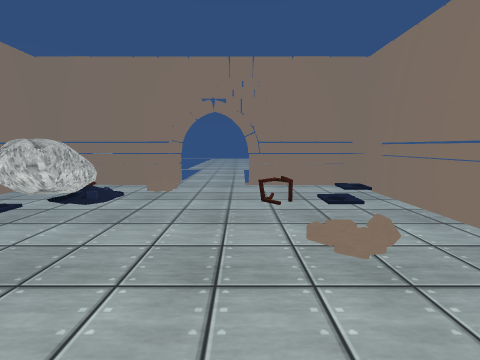
[1] (above)

15 first-person views from a walk through a Unity game level. The camera is 1.4 m above the floor, tilts 8° down and sees 90° across. The floor is counted in squares, 0.5 m on a side. Each view is taken from the middle of a square. On the plan, view 1 faces up. The plan holds only what a view shows up to about 18 squares ahead; the rest is blank. The place goes on beyond the plan. The player character is not drawn. Some animated figures are left out. Some surface patterns are stand-ins.

[2]
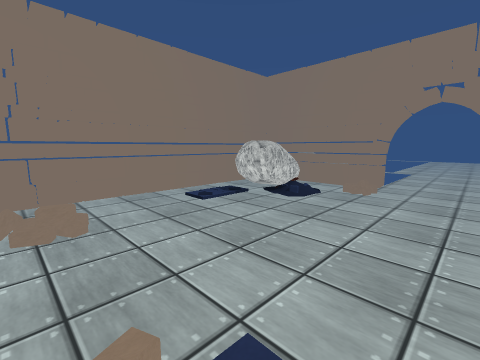

[3]
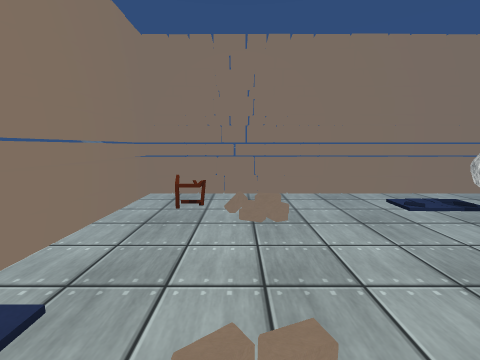

[4]
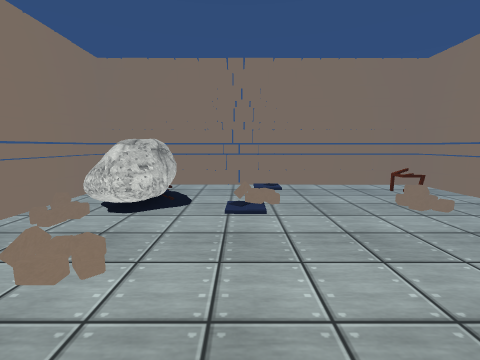

[5]
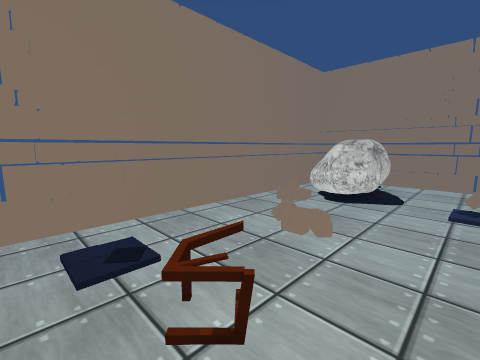

[6]
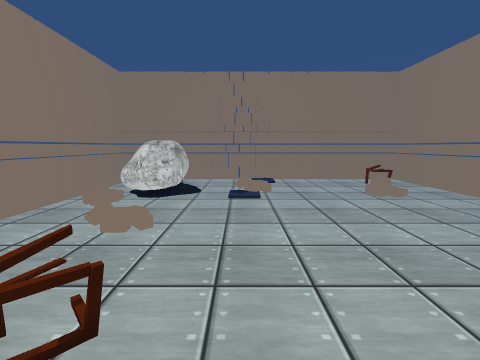

[7]
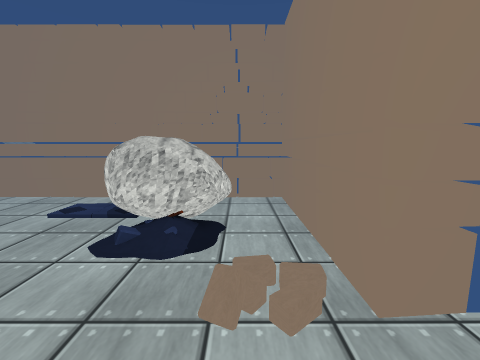

[8]
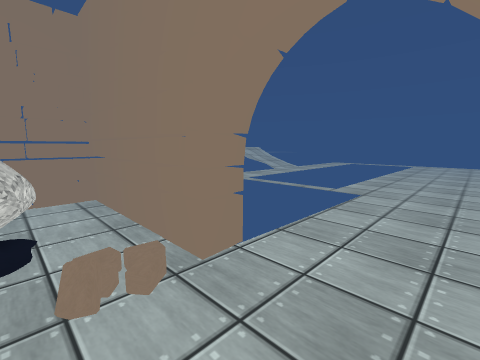

[9]
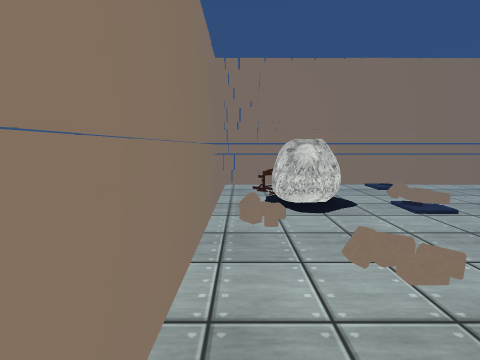

[10]
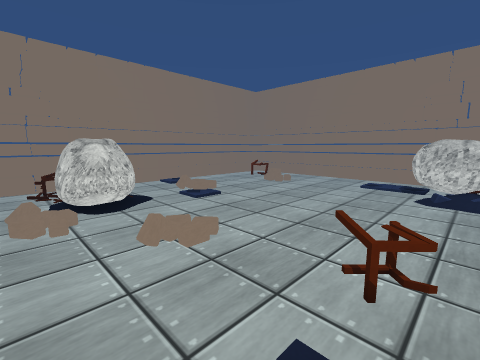

[11]
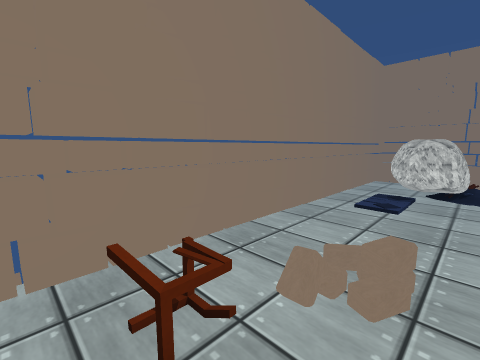

[12]
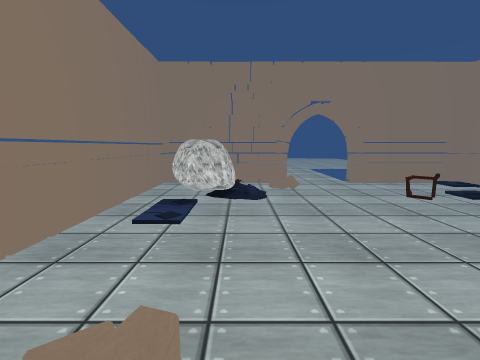

[13]
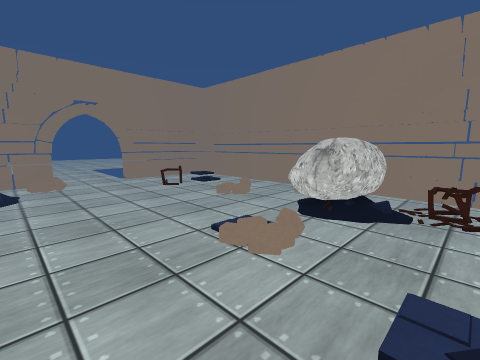

[14]
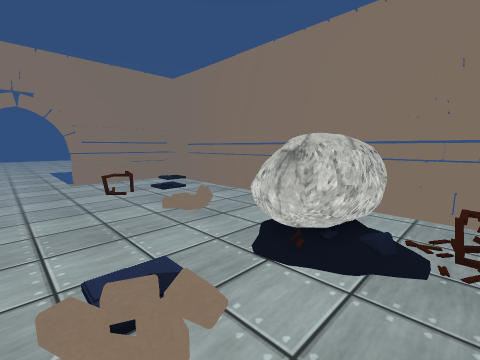

[15]
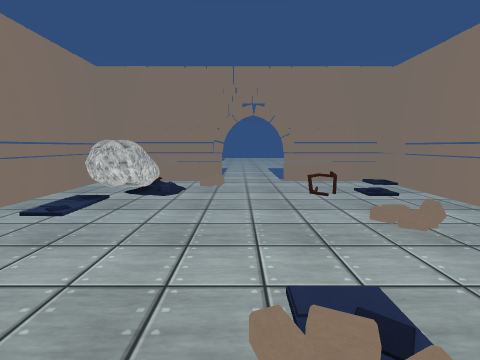

### Floor plan
Key: @ floor where view 1 was taken; # wall or solid block; . main floor; : floor 0.25 m higher than the main floor; + floor 0.5 m higher than the main floor; / step, stairs or slope; = window, fence, low wall or low ledge; v drop or lower ground; R rock; O other object.
Columns run from 14 left of view 1 to 8 right of it. Each row starts with its distance up from view 1.
 34           .....
 33          ......
 32         .......
 31         .......
 30         .......
 29         .......
 28           .....
 27           .....
 26           .....
 25           .....
 24           .....
 23           .....
 22           .....
 21           .....
 20           .....
 19          ##...
 18          ##... #
 17 ###########... ########
 16 #........//...........#
 15 #.......///...........#
 14 #.....................#
 13 #....///........=.....#
 12 #.....:/.......vOO....#
 11 #.....R.........O.....#
 10 #.....................#
  9 #.....................#
  8 #.....................#
  7 #...............//....#
  6 #................:....#
  5 #.....................#
  4 #.................../.#
  3 #..................R/.#
  2 #...................::#
  1 #....+.....//..../R...#
  0 #...+:.....//:@..///..#
 -1 #................RRR..#
 -2 #..OO.............##..#
 -3 #..OO.............O=..#
 -4 #.................OO..#
 -5 #######################

Positions as (right, up) in squares from view 1, and headings:
1: (0, 0), facing up
2: (0, 0), facing up-left
3: (0, 0), facing left
4: (-1, 12), facing down
5: (-1, 14), facing down-right
6: (-1, 15), facing down
7: (-1, 15), facing left
8: (0, 14), facing up-left
9: (7, 12), facing down
10: (7, 13), facing down-left
11: (-8, -4), facing up-left
12: (-8, -1), facing up
13: (-7, -4), facing up-right
14: (-3, -3), facing up-right
15: (-3, -2), facing up
